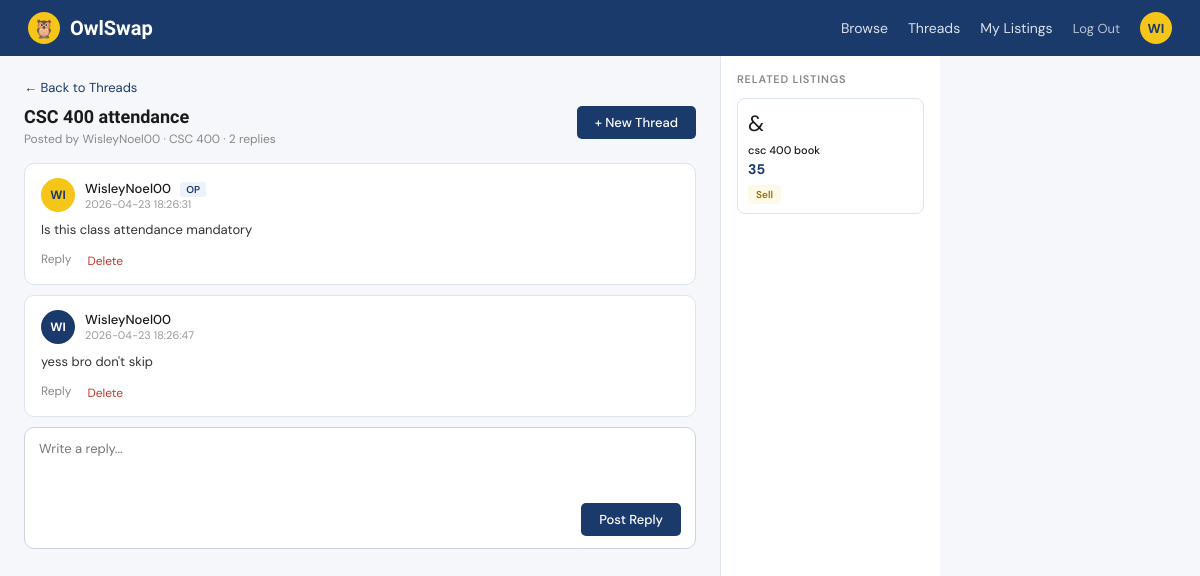
The app's page /thread/1 (signed in) with its own data.
### tables this page shows
CREATE TABLE threads (
        id         INTEGER PRIMARY KEY AUTOINCREMENT,
        user_id    INTEGER NOT NULL,
        title      TEXT    NOT NULL,
        course     TEXT    NOT NULL,
        created_at DATETIME DEFAULT CURRENT_TIMESTAMP,
        FOREIGN KEY (user_id) REFERENCES users(id));

CREATE TABLE users (
        id       INTEGER PRIMARY KEY AUTOINCREMENT,
        username TEXT    UNIQUE NOT NULL,
        email    TEXT    UNIQUE NOT NULL,
        password TEXT    NOT NULL);

CREATE TABLE posts (
        id         INTEGER PRIMARY KEY AUTOINCREMENT,
        thread_id  INTEGER NOT NULL,
        user_id    INTEGER NOT NULL,
        body       TEXT    NOT NULL,
        created_at DATETIME DEFAULT CURRENT_TIMESTAMP,
        FOREIGN KEY (thread_id) REFERENCES threads(id),
        FOREIGN KEY (user_id)   REFERENCES users(id));

CREATE TABLE listings (
        id         INTEGER PRIMARY KEY AUTOINCREMENT,
        user_id    INTEGER NOT NULL,
        title      TEXT    NOT NULL,
        course     TEXT    NOT NULL,
        dept       TEXT    NOT NULL,
        category   TEXT    NOT NULL,
        type       TEXT    NOT NULL,
        price      TEXT    NOT NULL,
        emoji      TEXT    DEFAULT '📚',
        created_at DATETIME DEFAULT CURRENT_TIMESTAMP,
        FOREIGN KEY (user_id) REFERENCES users(id));

### app.py (the view, shortened to what this page needs)
@app.route('/thread/<int:thread_id>', methods=['GET', 'POST'])
@login_required
def thread(thread_id):
    conn = get_db()
    t = conn.execute(
        'SELECT threads.*, users.username FROM threads JOIN users ON threads.user_id = users.id WHERE threads.id = ?',
        (thread_id,)).fetchone()
    if not t:
        conn.close()
        return redirect(url_for('threads'))
    posts = conn.execute('''
        SELECT posts.*, users.username
        FROM posts JOIN users ON posts.user_id = users.id
        WHERE posts.thread_id = ?
        ORDER BY posts.created_at ASC''', (thread_id,)).fetchall()
    related = conn.execute(
        'SELECT * FROM listings WHERE course LIKE ? LIMIT 3',
        (f'%{t["course"]}%',)).fetchall()
    conn.close()
    return render_template('thread.html', thread=t, posts=posts, related=related)

### app.py (called while the page is built)
def get_db():
    conn = sqlite3.connect(DB_PATH)
    conn.row_factory = sqlite3.Row
    return conn

def login_required(f):
    from functools import wraps
    @wraps(f)
    def decorated(*args, **kwargs):
        if 'user_id' not in session:
            return redirect(url_for('auth'))
        return f(*args, **kwargs)
    return decorated

### templates/thread.html (shortened to what this page needs)
{% extends "base.html" %}
{% block content %}
<div class="thread-layout">
  <main class="thread-main">
    <a href="{{ url_for('threads') }}" class="thread-back">← Back to Threads</a>
    <div class="thread-topbar">
      <div>
        <div class="thread-title">{{ thread.title }}</div>
        <div class="thread-meta">
          Posted by {{ thread.username }} · {{ thread.course }} ·
          {{ posts|length }} repl{{ 'y' if posts|length == 1 else 'ies' }}
        </div>
      </div>
      <a href="{{ url_for('new_thread') }}">
        <button class="btn-blue">+ New Thread</button>
      </a>
    </div>
    {% for post in posts %}
      <div class="post" id="post-{{ post.id }}">
        <div class="post-header">
          <div class="avatar {% if loop.first %}avatar-gold{% endif %}">
            {{ post.username[:2].upper() }}
          </div>
          <div>
            <div class="post-user">
              {{ post.username }}
              {% if loop.first %}<span class="op-badge">OP</span>{% endif %}
            </div>
            <div class="post-time">{{ post.created_at }}</div>
          </div>
        </div>
        <div class="post-body">{{ post.body }}</div>
        <div class="post-actions">
          <button class="post-action" onclick="document.getElementById('reply-area').focus()">Reply</button>
          {% if post.user_id == session.user_id %}
            <form method="POST" action="{{ url_for('delete_post', post_id=post.id) }}"
                  style="display:inline"
                  onsubmit="return confirm('Delete this post?')">
              <button type="submit" class="post-action post-action-delete">Delete</button>
            </form>
          {% endif %}
        </div>
      </div>
    {% endfor %}
    <form method="POST" action="{{ url_for('thread', thread_id=thread.id) }}">
      <div class="reply-box">
        <textarea class="reply-input" id="reply-area" name="body" placeholder="Write a reply..."></textarea>
        <div class="reply-footer">
          <button type="submit" class="btn-blue">Post Reply</button>
        </div>
      </div>
    </form>
  </main>
  <aside class="listings-panel">
    <div class="panel-title">Related Listings</div>
    {% for listing in related %}
      <a href="{{ url_for('marketplace') }}" style="text-decoration:none">
        <div class="side-listing">
          <div class="side-listing-icon">{{ listing.emoji }}</div>
          <div class="side-listing-name">{{ listing.title }}</div>
          <div class="side-listing-price">{{ listing.price }}</div>
          <span class="badge badge-{{ listing.type }}">{{ listing.type|capitalize }}</span>
        </div>
      </a>
    {% else %}
      <p style="font-size:12px;color:#888">No related listings yet.</p>
    {% endfor %}
  </aside>
</div>
{% endblock %}

### static/styles.css (style rules this page uses)
*, *::before, *::after { box-sizing: border-box; margin: 0; padding: 0; }
body { font-family: 'DM Sans', sans-serif; background: #f0f3f9; color: #1a1a1a; min-height: 100vh; }
a { text-decoration: none; color: inherit; }
button { cursor: pointer; font-family: 'DM Sans', sans-serif; }
.btn-blue { background: #1a3a6b; color: white; border: none; border-radius: 5px; padding: 8px 18px; font-size: 13px; font-weight: 500; }
.badge { font-size: 10px; padding: 3px 8px; border-radius: 4px; font-weight: 600; }
.badge-sell { background: #fef9e6; color: #9a6e00; }
.thread-layout { display: flex; min-height: calc(100vh - 60px); background: #f5f7fa; }
.thread-main { flex: 1; padding: 20px 24px; max-width: 720px; }
.thread-back { font-size: 13px; color: #1a3a6b; cursor: pointer; margin-bottom: 10px; display: inline-block; }
.thread-topbar { display: flex; justify-content: space-between; align-items: flex-start; margin-bottom: 16px; gap: 12px; }
.thread-title { font-family: 'Sora', sans-serif; font-size: 18px; font-weight: 600; margin-bottom: 4px; }
.thread-meta { font-size: 12px; color: #888; }
.post { background: white; border: 1px solid #dde3ef; border-radius: 10px; padding: 14px 16px; margin-bottom: 10px; }
.post-header { display: flex; align-items: center; gap: 10px; margin-bottom: 8px; }
.avatar { width: 34px; height: 34px; border-radius: 50%; background: #1a3a6b; display: flex; align-items: center; justify-content: center; font-size: 12px; font-weight: 700; color: white; flex-shrink: 0; }
.avatar-gold { background: #f5c518; color: #1a3a6b; }
.post-user { font-size: 13px; font-weight: 500; }
.op-badge { font-size: 10px; background: #eef2fa; color: #1a3a6b; border-radius: 3px; padding: 1px 6px; margin-left: 6px; font-weight: 600; }
.post-time { font-size: 11px; color: #999; }
.post-body { font-size: 13px; line-height: 1.6; color: #333; }
.post-actions { display: flex; gap: 16px; margin-top: 8px; }
.post-action { font-size: 12px; color: #888; cursor: pointer; background: none; border: none; padding: 0; font-family: 'DM Sans', sans-serif; }
.post-action-delete { color: #c0392b !important; }
.reply-box { background: white; border: 1px solid #cdd4e0; border-radius: 10px; padding: 12px 14px; margin-top: 8px; }
.reply-input { width: 100%; border: none; outline: none; font-size: 13px; font-family: 'DM Sans', sans-serif; color: #1a1a1a; background: transparent; resize: none; min-height: 52px; }
.reply-footer { display: flex; justify-content: flex-end; margin-top: 6px; }
.listings-panel { width: 220px; background: white; border-left: 1px solid #dde3ef; padding: 16px; flex-shrink: 0; }
.panel-title { font-size: 11px; font-weight: 600; letter-spacing: .07em; text-transform: uppercase; color: #888; margin-bottom: 12px; }
.side-listing { border: 1px solid #dde3ef; border-radius: 8px; padding: 10px; margin-bottom: 8px; cursor: pointer; }
.side-listing-icon { font-size: 22px; margin-bottom: 5px; }
.side-listing-name { font-size: 11px; font-weight: 500; line-height: 1.3; margin-bottom: 3px; }
.side-listing-price { font-size: 14px; font-weight: 700; color: #1a3a6b; margin-bottom: 4px; }

### records on screen
threads: title "CSC 400 attendance", course "CSC 400"
users: username "WisleyNoel00"
posts: username "WI", username "WisleyNoel00", shows "OP", created_at "2026-04-23 18:26:31", body "Is this class attendance mandatory"
posts: username "WI", username "WisleyNoel00", created_at "2026-04-23 18:26:47", body "yess bro don't skip"
listings: emoji "&", title "csc 400 book", price "35", type "Sell"

### other values on screen
{{ session.username[:2].upper() }} "WI"
{{ posts|length }} "2"
{{ 'y' if posts|length == 1 else 'ies' }} "ies"
